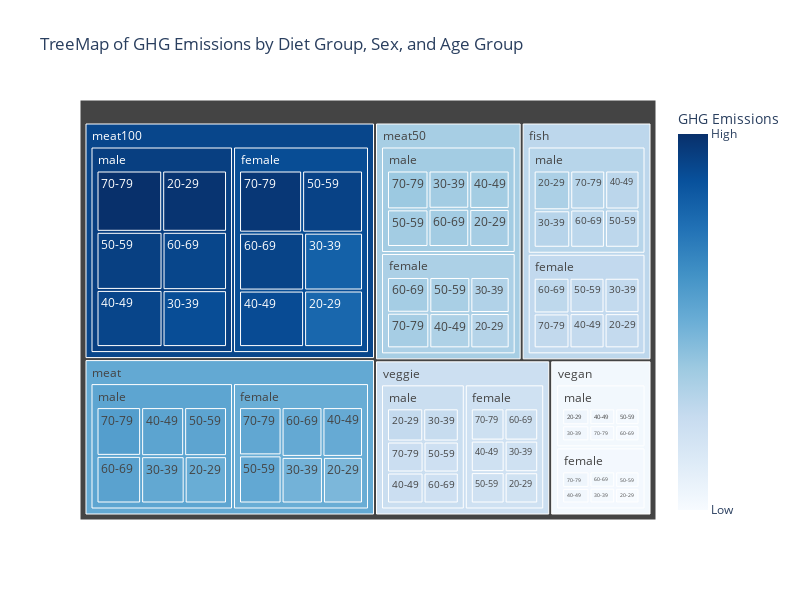

Notebook cell for this chart:
### Code cell
# 添加标签和悬停文本
grouped_data['label'] = grouped_data['diet_group'] + ', ' + grouped_data['sex'] + ', ' + grouped_data['age_group']
grouped_data['hover_text'] = grouped_data['label'] + '<br>Total GHG Emissions: ' + grouped_data['mean_ghgs'].astype(str) + \
                             '<br>Number of Participants: ' + grouped_data['n_participants'].astype(str)

# 使用 Plotly Express 创建 TreeMap
fig = px.treemap(grouped_data,
                 path=['diet_group', 'sex', 'age_group'],
                 values='mean_ghgs',
                 color='mean_ghgs',
                 color_continuous_scale='Blues',
                 title='TreeMap of GHG Emissions by Diet Group, Sex, and Age Group',
                 custom_data=['hover_text'],
                 labels={'mean_ghgs': 'GHG Emissions'},
                 height=600,  # 调整图表高度
                 width=800)   # 调整图表宽度

# 更新图形布局和悬停信息
fig.update_traces(hovertemplate='%{customdata[0]}')
fig.update_layout(coloraxis_colorbar=dict(
    title="GHG Emissions",
    tickvals=[grouped_data['mean_ghgs'].min(), grouped_data['mean_ghgs'].max()],
    ticktext=['Low', 'High']
))

# 显示图形
fig.show()

### Figure 1 — Plotly figure (JSON) as saved in the notebook; plotly's stock layout.template omitted (floating-point values rounded to 4 significant figures; data arrays with more than 128 entries replaced by an {"elided": "..."} marker saying what was removed)
{"data": [{"branchvalues": "total", "customdata": {"elided": "90x2 mixed values"}, "domain": {"x": [0.0, 1.0], "y": [0.0, 1.0]}, "hovertemplate": "%{customdata[0]}", "ids": ["fish/female/20-29", "meat/female/20-29", "meat100/female/20-29", "meat50/female/20-29", "vegan/female/20-29", "veggie/female/20-29", "fish/male/20-29", "meat/male/20-29", "meat100/male/20-29", "meat50/male/20-29", "vegan/male/20-29", "veggie/male/20-29", "fish/female/30-39", "meat/female/30-39", "meat100/female/30-39", "meat50/female/30-39", "vegan/female/30-39", "veggie/female/30-39", "fish/male/30-39", "meat/male/30-39", "meat100/male/30-39", "meat50/male/30-39", "vegan/male/30-39", "veggie/male/30-39", "fish/female/40-49", "meat/female/40-49", "meat100/female/40-49", "meat50/female/40-49", "vegan/female/40-49", "veggie/female/40-49", "fish/male/40-49", "meat/male/40-49", "meat100/male/40-49", "meat50/male/40-49", "vegan/male/40-49", "veggie/male/40-49", "fish/female/50-59", "meat/female/50-59", "meat100/female/50-59", "meat50/female/50-59", "vegan/female/50-59", "veggie/female/50-59", "fish/male/50-59", "meat/male/50-59", "meat100/male/50-59", "meat50/male/50-59", "vegan/male/50-59", "veggie/male/50-59", "fish/female/60-69", "meat/female/60-69", "meat100/female/60-69", "meat50/female/60-69", "vegan/female/60-69", "veggie/female/60-69", "fish/male/60-69", "meat/male/60-69", "meat100/male/60-69", "meat50/male/60-69", "vegan/male/60-69", "veggie/male/60-69", "fish/female/70-79", "meat/female/70-79", "meat100/female/70-79", "meat50/female/70-79", "vegan/female/70-79", "veggie/female/70-79", "fish/male/70-79", "meat/male/70-79", "meat100/male/70-79", "meat50/male/70-79", "vegan/male/70-79", "veggie/male/70-79", "fish/female", "meat/female", "meat100/female", "meat50/female", "vegan/female", "veggie/female", "fish/male", "meat/male", "meat100/male", "meat50/male", "vegan/male", "veggie/male", "fish", "meat", "meat100", "meat50", "vegan", "veggie"], "labels": ["20-29", "20-29", "20-29", "20-29", "20-29", "20-29", "20-29", "20-29", "20-29", "20-29", "20-29", "20-29", "30-39", "30-39", "30-39", "30-39", "30-39", "30-39", "30-39", "30-39", "30-39", "30-39", "30-39", "30-39", "40-49", "40-49", "40-49", "40-49", "40-49", "40-49", "40-49", "40-49", "40-49", "40-49", "40-49", "40-49", "50-59", "50-59", "50-59", "50-59", "50-59", "50-59", "50-59", "50-59", "50-59", "50-59", "50-59", "50-59", "60-69", "60-69", "60-69", "60-69", "60-69", "60-69", "60-69", "60-69", "60-69", "60-69", "60-69", "60-69", "70-79", "70-79", "70-79", "70-79", "70-79", "70-79", "70-79", "70-79", "70-79", "70-79", "70-79", "70-79", "female", "female", "female", "female", "female", "female", "male", "male", "male", "male", "male", "male", "fish", "meat", "meat100", "meat50", "vegan", "veggie"], "marker": {"coloraxis": "coloraxis", "colors": [4903.0, 6913.0, 10190.0, 5386.0, 2383.0, 4320.0, 5660.0, 7387.0, 12100.0, 5843.0, 2843.0, 4900.0, 4943.0, 7136.0, 10420.0, 5489.0, 2540.0, 4368.0, 5327.0, 7595.0, 11180.0, 5923.0, 2698.0, 4808.0, 4927.0, 7484.0, 11240.0, 5605.0, 2658.0, 4387.0, 5202.0, 7782.0, 11490.0, 5899.0, 2694.0, 4610.0, 4944.0, 7586.0, 11570.0, 5744.0, 2520.0, 4370.0, 5142.0, 7753.0, 11680.0, 5933.0, 2525.0, 4455.0, 5104.0, 7541.0, 11520.0, 5862.0, 2634.0, 4472.0, 5154.0, 7836.0, 11450.0, 5922.0, 2427.0, 4445.0, 4991.0, 7611.0, 11990.0, 5836.0, 2840.0, 4473.0, 5304.0, 8024.0, 12260.0, 6126.0, 2588.0, 4612.0, 4969.0, 7388.0, 11190.0, 5659.0, 2603.0, 4399.0, 5304.0, 7734.0, 11710.0, 5942.0, 2636.0, 4644.0, 5142.0, 7565.0, 11460.0, 5804.0, 2620.0, 4525.0]}, "name": "", "parents": ["fish/female", "meat/female", "meat100/female", "meat50/female", "vegan/female", "veggie/female", "fish/male", "meat/male", "meat100/male", "meat50/male", "vegan/male", "veggie/male", "fish/female", "meat/female", "meat100/female", "meat50/female", "vegan/female", "veggie/female", "fish/male", "meat/male", "meat100/male", "meat50/male", "vegan/male", "veggie/male", "fish/female", "meat/female", "meat100/female", "meat50/female", "vegan/female", "veggie/female", "fish/male", "meat/male", "meat100/male", "meat50/male", "vegan/male", "veggie/male", "fish/female", "meat/female", "meat100/female", "meat50/female", "vegan/female", "veggie/female", "fish/male", "meat/male", "meat100/male", "meat50/male", "vegan/male", "veggie/male", "fish/female", "meat/female", "meat100/female", "meat50/female", "vegan/female", "veggie/female", "fish/male", "meat/male", "meat100/male", "meat50/male", "vegan/male", "veggie/male", "fish/female", "meat/female", "meat100/female", "meat50/female", "vegan/female", "veggie/female", "fish/male", "meat/male", "meat100/male", "meat50/male", "vegan/male", "veggie/male", "fish", "meat", "meat100", "meat50", "vegan", "veggie", "fish", "meat", "meat100", "meat50", "vegan", "veggie", "", "", "", "", "", ""], "values": [4903.0, 6913.0, 10190.0, 5386.0, 2383.0, 4320.0, 5660.0, 7387.0, 12100.0, 5843.0, 2843.0, 4900.0, 4943.0, 7136.0, 10420.0, 5489.0, 2540.0, 4368.0, 5327.0, 7595.0, 11180.0, 5923.0, 2698.0, 4808.0, 4927.0, 7484.0, 11240.0, 5605.0, 2658.0, 4387.0, 5202.0, 7782.0, 11490.0, 5899.0, 2694.0, 4610.0, 4944.0, 7586.0, 11570.0, 5744.0, 2520.0, 4370.0, 5142.0, 7753.0, 11680.0, 5933.0, 2525.0, 4455.0, 5104.0, 7541.0, 11520.0, 5862.0, 2634.0, 4472.0, 5154.0, 7836.0, 11450.0, 5922.0, 2427.0, 4445.0, 4991.0, 7611.0, 11990.0, 5836.0, 2840.0, 4473.0, 5304.0, 8024.0, 12260.0, 6126.0, 2588.0, 4612.0, 29810.0, 44270.0, 66940.0, 33920.0, 15580.0, 26390.0, 31790.0, 46380.0, 70170.0, 35650.0, 15780.0, 27830.0, 61600.0, 90650.0, 137100.0, 69570.0, 31350.0, 54220.0], "type": "treemap"}], "layout": {"coloraxis": {"colorbar": {"title": {"text": "GHG Emissions"}, "tickvals": [2383.0, 12260.0], "ticktext": ["Low", "High"]}, "colorscale": [[0.0, "rgb(247,251,255)"], [0.125, "rgb(222,235,247)"], [0.25, "rgb(198,219,239)"], [0.375, "rgb(158,202,225)"], [0.5, "rgb(107,174,214)"], [0.625, "rgb(66,146,198)"], [0.75, "rgb(33,113,181)"], [0.875, "rgb(8,81,156)"], [1.0, "rgb(8,48,107)"]]}, "legend": {"tracegroupgap": 0}, "title": {"text": "TreeMap of GHG Emissions by Diet Group, Sex, and Age Group"}, "height": 600, "width": 800}}
